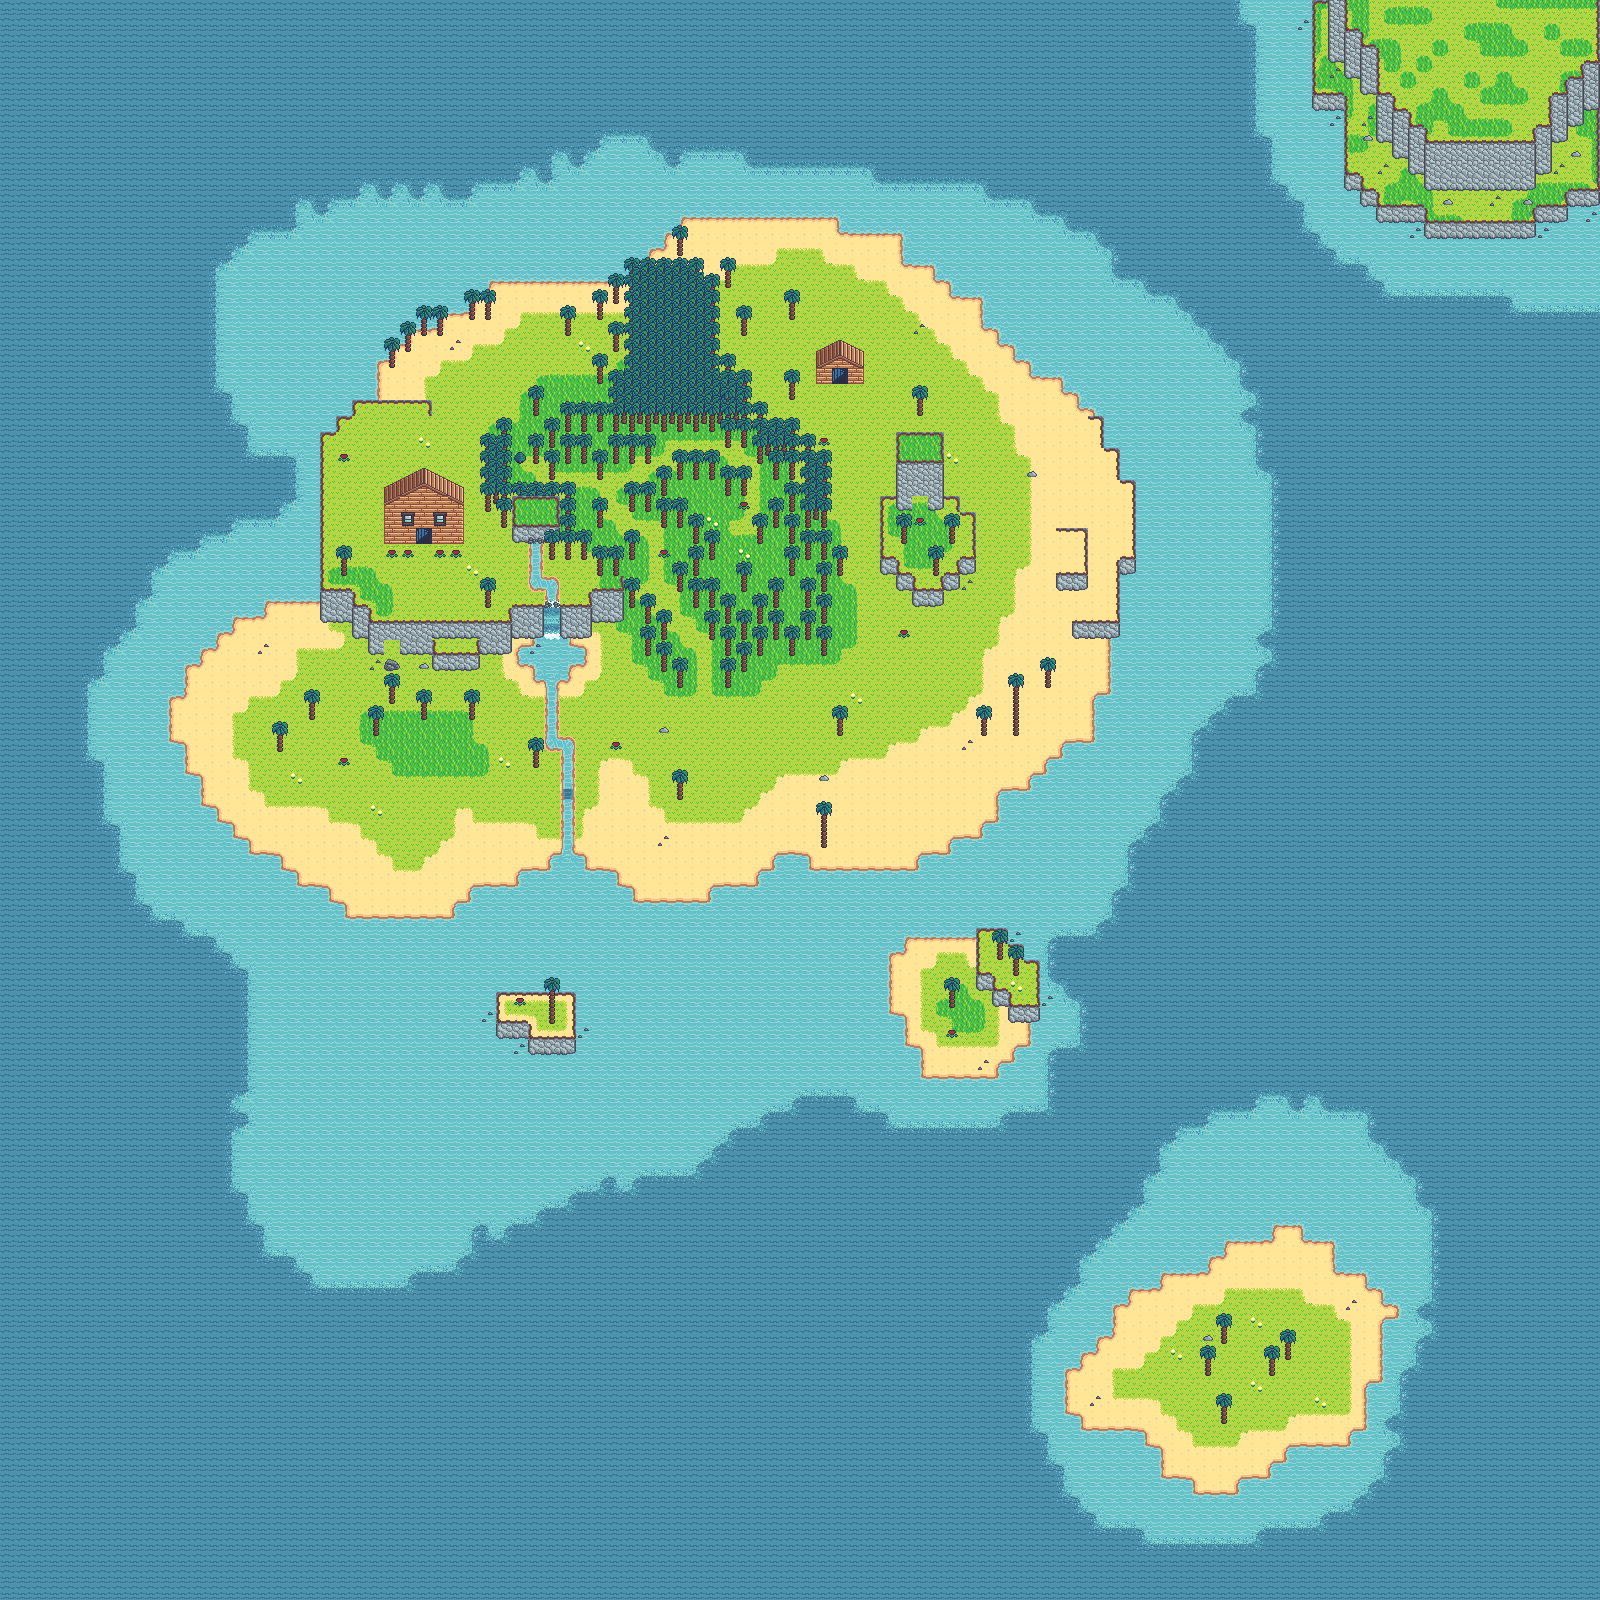

The image is a tile-based game level rendered from a .tmx file. Its description and source (layers, tilesets, objects; grid data summarised) follow:
An orthogonal 100x100 tile map with 16x16 px tiles, 3 tile layers (Base, Lower, Upper) and 11 objects (hammer, flippers, spade, machete, bridge, ...).

<map version="1.5" tiledversion="1.7.0" orientation="orthogonal" renderorder="right-up" width="100" height="100" tilewidth="16" tileheight="16" infinite="0" nextlayerid="7" nextobjectid="14">
 <tileset firstgid="1" source="stuff.tsx" />
 <layer id="5" name="Base" width="100" height="100">
  <properties>
   <property name="zindex" type="int" value="0" />
  </properties>
  <data>[10000 cells, 10000 non-empty, 66 distinct tile ids]</data>
 </layer>
 <layer id="2" name="Lower" width="100" height="100">
  <properties>
   <property name="zindex" type="int" value="30" />
  </properties>
  <data>[10000 cells, 606 non-empty, 43 distinct tile ids]</data>
 </layer>
 <layer id="3" name="Upper" width="100" height="100">
  <properties>
   <property name="zindex" type="int" value="200" />
  </properties>
  <data>[10000 cells, 172 non-empty, 20 distinct tile ids]</data>
 </layer>
 <objectgroup id="6" name="Stuff">
  <properties>
   <property name="zindex" type="int" value="50" />
  </properties>
  <object id="1" name="hammer" gid="178" x="720" y="528" width="16" height="16" />
  <object id="2" name="flippers" gid="180" x="912" y="560" width="16" height="16" />
  <object id="3" name="spade" gid="179" x="352" y="880" width="16" height="16" />
  <object id="4" name="machete" gid="177" x="960" y="1024" width="16" height="16" />
  <object id="5" name="bridge" gid="145" x="560" y="800" width="16" height="16" />
  <object id="6" name="hut_door" gid="113" x="832" y="384" width="16" height="16" />
  <object id="7" name="house_door" gid="113" x="416" y="544" width="16" height="16" />
  <object id="8" name="buried_treasure" gid="212" x="704" y="240" width="16" height="16" />
  <object id="9" name="cave_entrance" gid="88" x="384" y="656" width="16" height="16" />
  <object id="10" name="cave_exit" gid="88" x="912" y="512" width="16" height="16" />
  <object id="11" name="treasure_chest" gid="97" x="1232" y="1376" width="16" height="16" />
 </objectgroup>
</map>